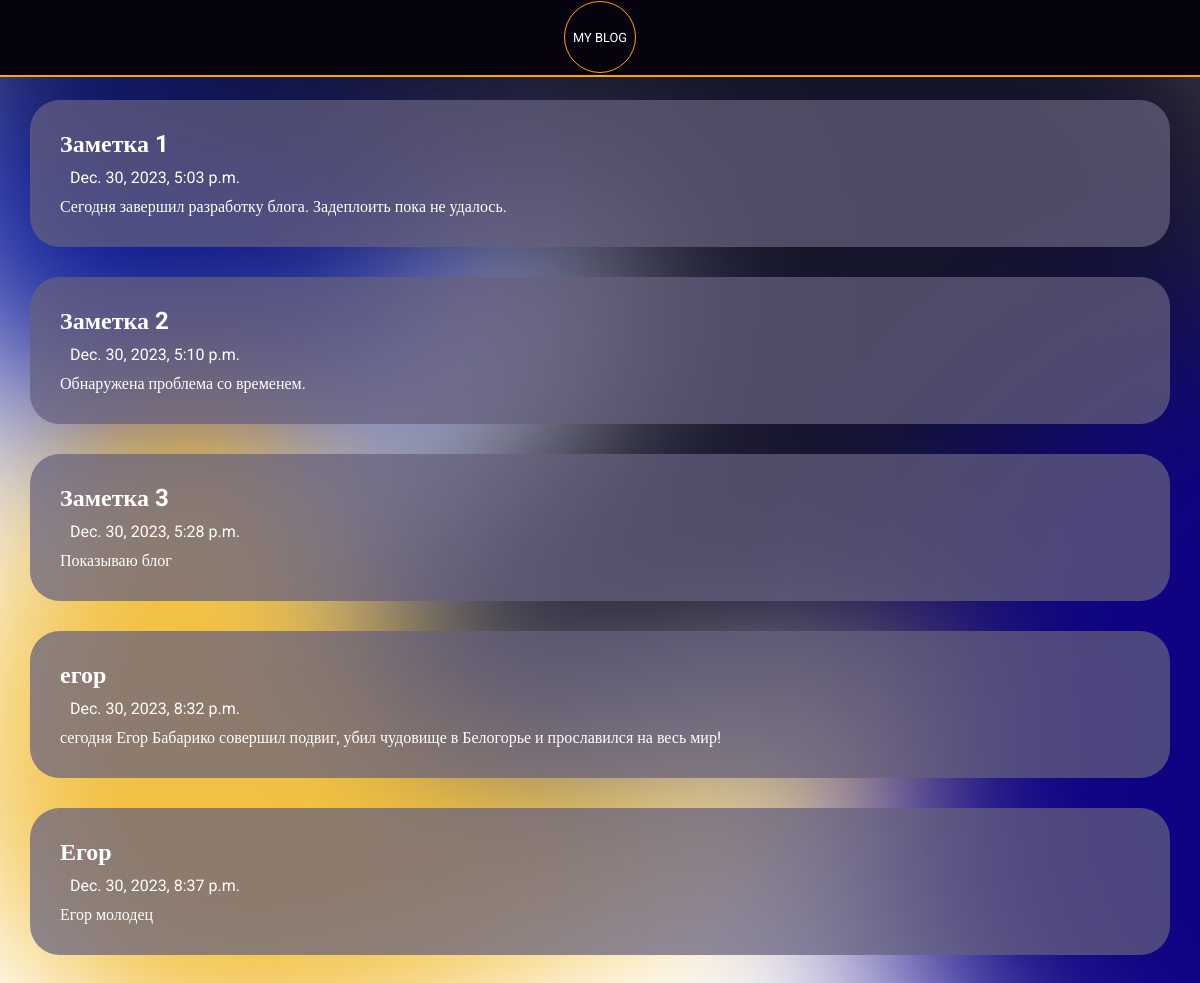
The page / on the database its author committed.
### blog/models.py (models this page shows)
class BlogPost(models.Model):
    title = models.CharField(max_length = 150)
    body = models.TextField()
    timestamp = models.DateTimeField()

### blog/views.py (the view)
# urls.py: path('', views.archive)
def archive(request):
    posts = BlogPost.objects.all()
    return render (request, 'blog/archive.html', {'posts':posts})

### templates/blog/archive.html (shortened to what this page needs)
<!DOCTYPE html>
{% load static %}
<html lang="en">
<head>
    <link rel="stylesheet" href="{% static 'css/main.css' %}">
</head>
<body>
    <header><span class="logo"><p class="logo1">MY BLOG</p></span></header>
    <div class="first">
    {% for post in posts %}
    <div class="second">
        <h2>{{ post.title }}</h2>
        <div class="third">{{ post.timestamp }}</div>
        <div class="fourth">{{ post.body }}</div>
    </div>
    {% endfor %}
    </div>
</body>
</html>

### static/css/main.css (style rules this page uses)
* { margin: 0; padding: 0; }
header { top: 0; position: fixed; height: 75px; background-color: rgb(6, 3, 15); width: 100%; border-bottom: 2px solid orange; display: flex; justify-content: center; }
.logo { color: white; height: 70px; width: 70px; border: 1px solid orange; border-radius: 50%; margin-top: 1px; }
.logo1 { height: 15px; text-align: center; margin-top: 27.5px; font-size: 0.8em; font-family: Roboto; }
.first { margin-top: 100px; }
.second { margin: 30px; padding: 30px; color: white; background-color: rgba(103, 97, 126, 0.726); border-radius: 30px; }
.third { margin: 10px; font-family: Roboto; }
.fourth { min-height: 20px; overflow: auto; font-family: Roboto; }
h2 { font-family: Roboto; }

### rows shown on the page
BlogPost: title "Заметка 1", timestamp "Dec. 30, 2023, 5:03 p.m.", body "Сегодня завершил разработку блога. Задеплоить пока не удалось."
BlogPost: title "Заметка 2", timestamp "Dec. 30, 2023, 5:10 p.m.", body "Обнаружена проблема со временем."
BlogPost: title "Заметка 3", timestamp "Dec. 30, 2023, 5:28 p.m.", body "Показываю блог"
BlogPost: title "егор", timestamp "Dec. 30, 2023, 8:32 p.m.", body "сегодня Егор Бабарико совершил подвиг, убил чудовище в Белогорье и прославился на весь мир!"
BlogPost: title "Егор", timestamp "Dec. 30, 2023, 8:37 p.m.", body "Егор молодец"
